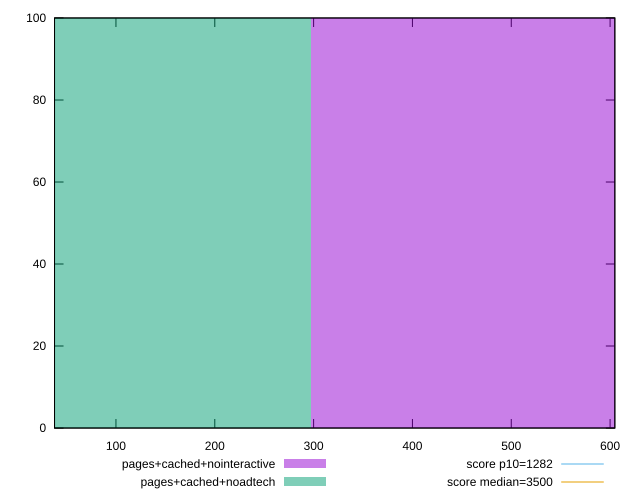

Recreate this plot in gnuplot.
reset

$pagesCachedNointeractive <<EOF
594.3916891792392 100
EOF

$pagesCachedNoadtech <<EOF
0 100
EOF

set key outside below
set boxwidth 594.3916891792392
set xrange [37.848:604.7880000000004]
set yrange [0:100]
set trange [0:100]
set style fill transparent solid 0.5 noborder

set parametric
set terminal svg size 640, 500 enhanced background rgb 'white'
set output "report_00008_2021-01-22T20:58:29.167/bootup-time/comparison/histogram/3_vs_4.svg"

plot $pagesCachedNointeractive title "pages+cached+nointeractive" with boxes, \
     $pagesCachedNoadtech title "pages+cached+noadtech" with boxes, \
     1282,t title "score p10=1282", \
     3500,t title "score median=3500"

reset
